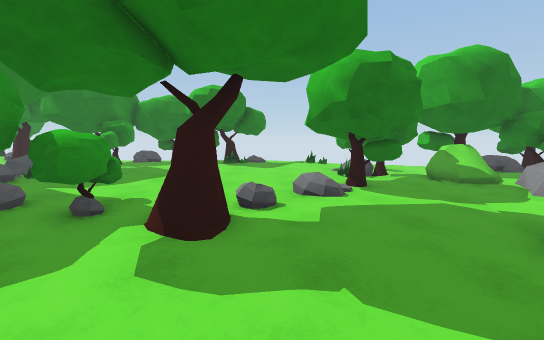
View 1 (above)

22 first-person views from a walk through a Unity game level. The camera is 1.5 m above the floor, tilts 6° down and sees 85° across. The floor is counted in squares, 1 m on a side. Each view is taken from the middle of a square. On the plan, view 1 faces up. The plan holds only what a view shows up to about 15 squares ahead; the rest is blank. The place goes on beyond the plan. Some animated figures are left out.

View 2
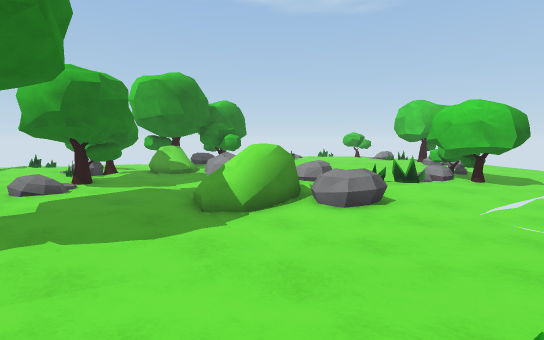

View 3
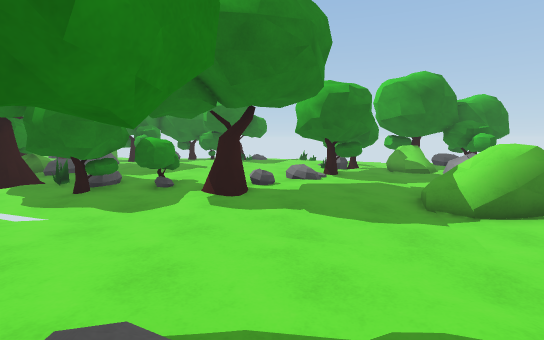

View 4
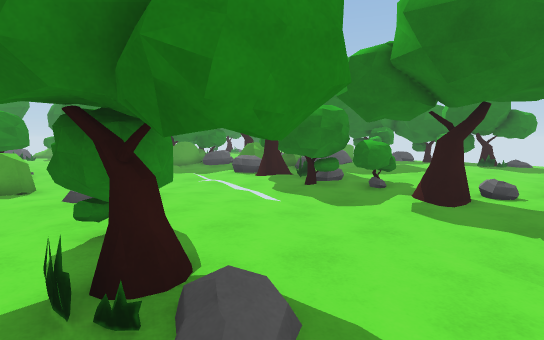

View 5
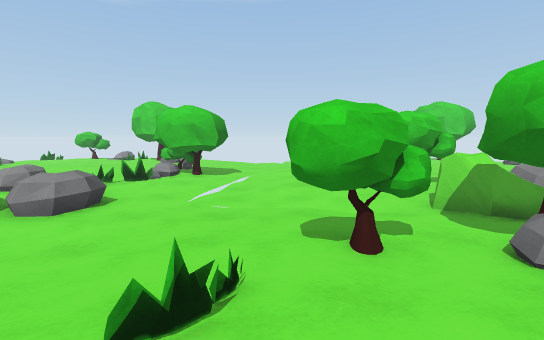

View 6
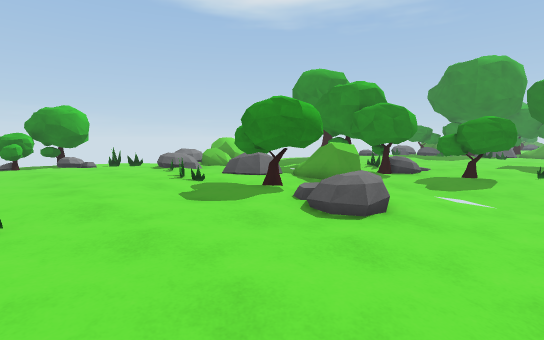

View 7
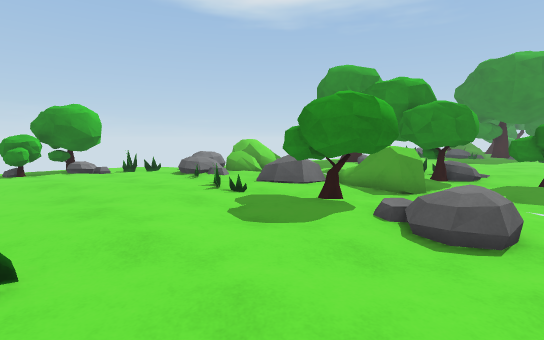

View 8
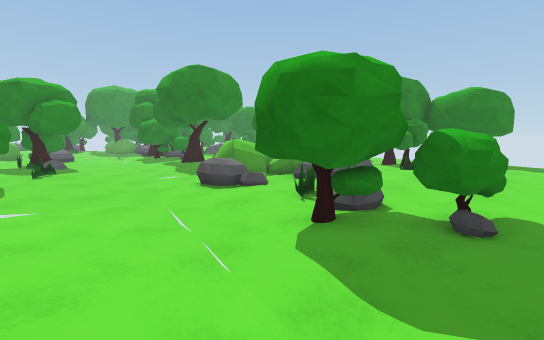

View 9
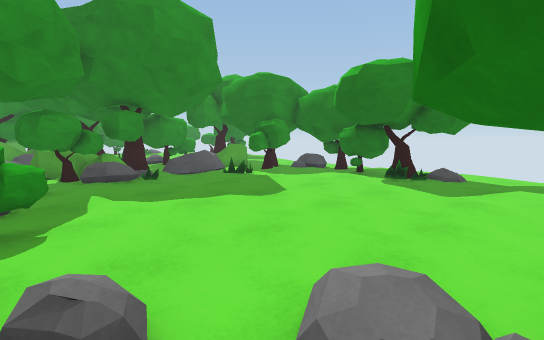

View 10
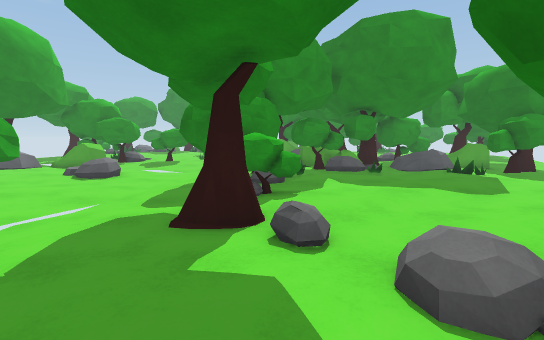

View 11
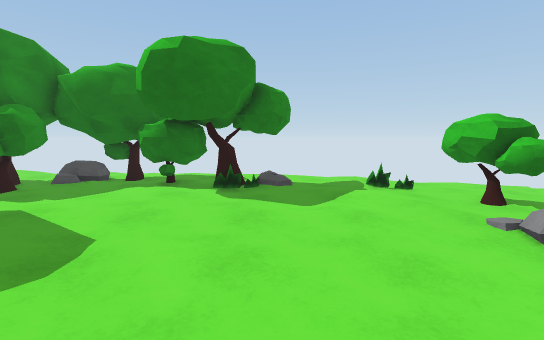

View 12
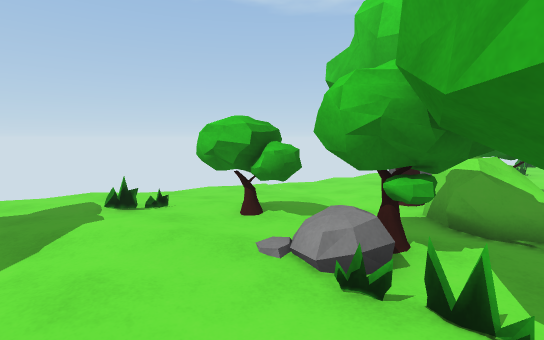

View 13
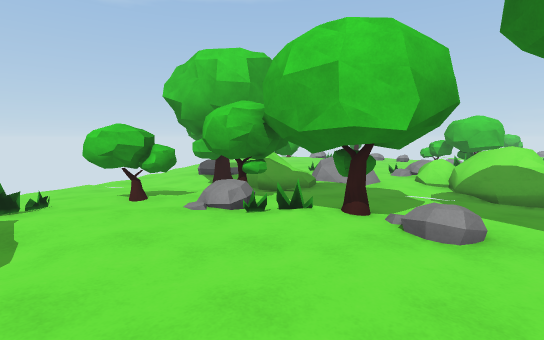

View 14
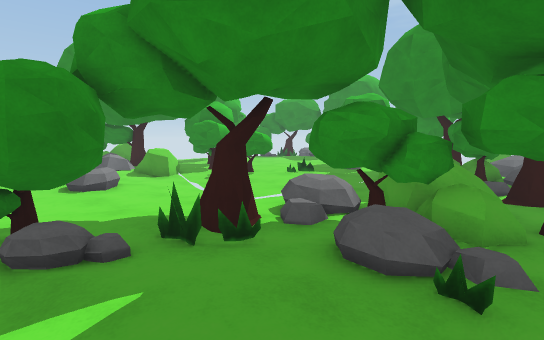

View 15
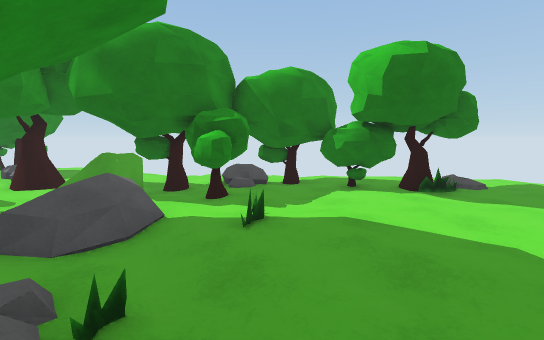

View 16
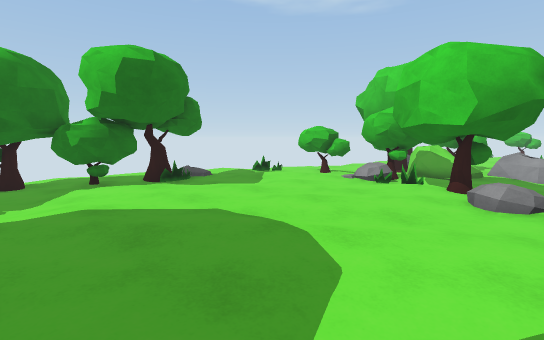

View 17
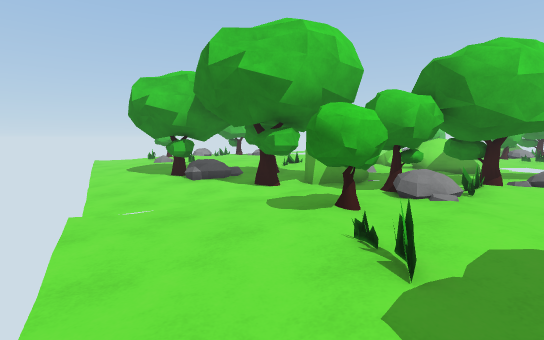

View 18
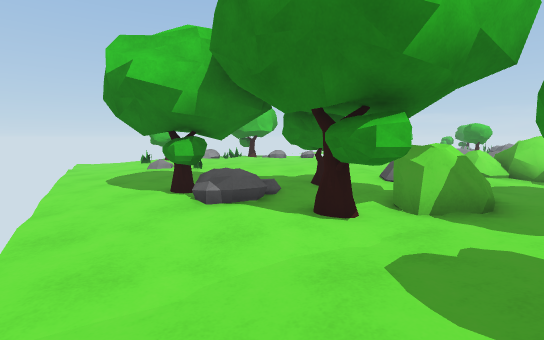

View 19
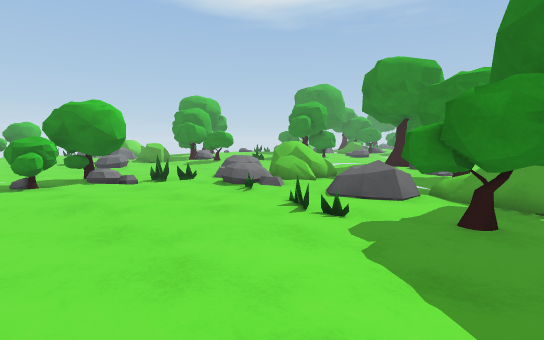

View 20
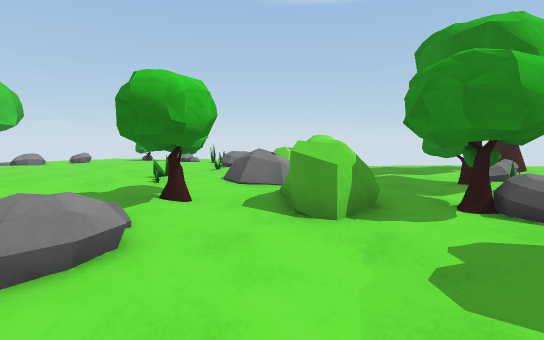

View 21
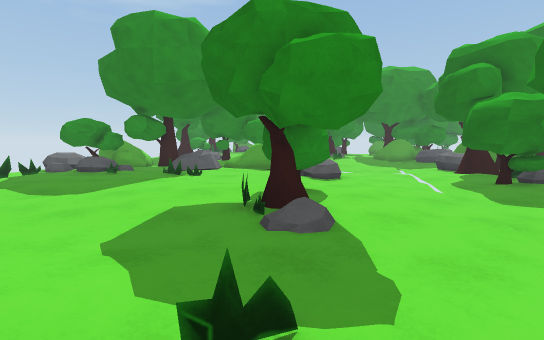

View 22
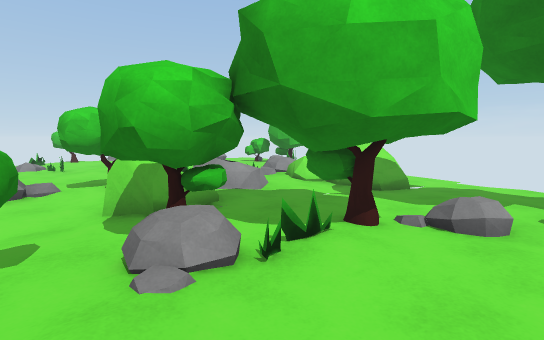

### Floor plan
Key: @ floor where view 1 was taken; # wall or solid block; x gap in a wall; . main floor; : floor 0.25 m higher than the main floor; - floor 0.25 m lower than the main floor; + floor 0.75 m higher than the main floor; / step, stairs or slope; = window, fence, low wall or low ledge; ^ raised ledge; T thing the floor can be seen under or through; O other object.
Columns run from 11 left of view 1 to 16 right of it. Each row starts with its distance up from view 1.
 22 --
 21 --  .......
 20 ..  ##........
 19 #./^## .........-.
 18 #..###TTT #.......---
 17 #.##..TTT##:.=....--.--.-
 16 =.##:.::....::....---.......
 15  .....::::..::.##......# ...
 14  ^/.=::::::.::.##.##.^###...
 13 ^^/:=:::::::::/x..##.##  :..
 12 =../:::::::...###.####:.....
 11 # ..::::.::..:###=####:..::=
 10 ##:.::::/.:::##..==###:..:::
  9  #+.:::::....##....^x:.:::::
  8 ##.:::.:::..O##.../^^:=:::::
  7 ##.=...=::......../^/.::::::
  6 ^.#==##^=............./:::::
  5 ....####.O#......===:..::::.
  4 -....##........==#==++::::::
  3 --//..........-=##=...::::::
  2 ----.-........---.^..=....::
  1 --........//------^^..=###^:
  0 -../.......@../---.....###^.
 -1 ..=^............-.--...###..
 -2 ...:..###:#.......--//../...
 -3 #..:..#####:.=....--.--./...
 -4 =..::.::....::##..---......
 -5  .....::::..::###...........
 -6 ^^:.=::::::.::.##.-..^^.....
 -7  ^ :=::::::::::x.....==..:..
 -8 =.  :::::::...###.=.##:.....
 -9 #...::::.: ..:###==.##:..::=
-10 #//.::::/  ::##..==.:#:..:::
-11 ##O.:::    :.##....^=:.:::::
-12 ##.:::     .O##.../^^:=:::::
-13 ##.=       ......./^/.::::::
-14 ^ ..      =.........../:::::
-15           #......===:..::::.
-16            ....==#==++::::::
-17            ....=##=  .::::::
-18             ..--    .=  ..:
-19             -----   ..=###^
-20                --     .###^
-21                         ##

Where each view was taken, in squares from view 1:
view 1: 0 up, 0 right, facing up
view 2: 3 down, 0 right, facing up-right
view 3: 4 down, 0 right, facing up
view 4: 4 down, 1 right, facing up-left
view 5: 4 down, 0 right, facing right
view 6: 3 down, 16 right, facing down-left
view 7: 5 down, 16 right, facing down-left
view 8: 5 down, 16 right, facing up-left
view 9: 6 up, 2 right, facing up-left
view 10: 6 up, 4 right, facing left
view 11: 8 up, 1 left, facing up
view 12: 10 up, 0 right, facing up-right
view 13: 11 up, 4 left, facing right
view 14: 11 up, 5 left, facing down-left
view 15: 8 up, 7 left, facing up
view 16: 7 up, 7 left, facing up-right
view 17: 20 up, 1 right, facing down-right
view 18: 18 up, 5 right, facing down-right
view 19: 12 up, 16 right, facing down-left
view 20: 3 down, 8 right, facing down
view 21: 3 down, 4 right, facing left
view 22: 6 down, 0 right, facing down-right
